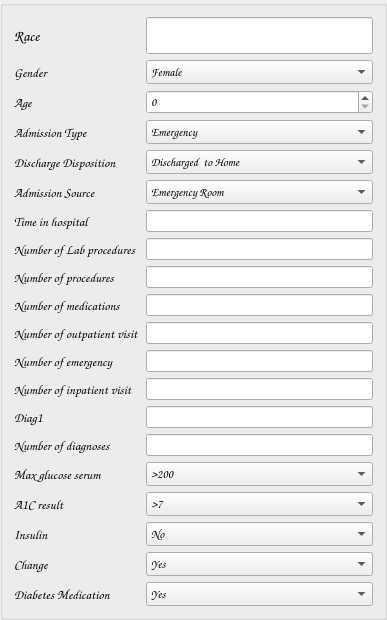
               <widget class="QGroupBox" name="groupBox">
                <property name="font">
                 <font>
                  <family>Comic Sans MS</family>
                  <pointsize>18</pointsize>
                  <weight>75</weight>
                  <italic>true</italic>
                  <bold>true</bold>
                 </font>
                </property>
                <property name="autoFillBackground">
                 <bool>false</bool>
                </property>
                <property name="styleSheet">
                 <string notr="true">color:rgb(255, 0, 127);</string>
                </property>
                <property name="title">
                 <string/>
                </property>
                <property name="alignment">
                 <set>Qt::AlignCenter</set>
                </property>
                <property name="flat">
                 <bool>false</bool>
                </property>
                <layout class="QGridLayout" name="gridLayout_4">
                 <item row="0" column="1">
                  <widget class="QLineEdit" name="lineEdit_race">
                   <property name="font">
                    <font>
                     <pointsize>19</pointsize>
                    </font>
                   </property>
                   <property name="styleSheet">
                    <string notr="true"/>
                   </property>
                   <property name="text">
                    <string/>
                   </property>
                   <property name="cursorMoveStyle">
                    <enum>Qt::LogicalMoveStyle</enum>
                   </property>
                  </widget>
                 </item>
                 <item row="1" column="0">
                  <widget class="QLabel" name="label_25">
                   <property name="font">
                    <font>
                     <family>Comic Sans MS</family>
                     <pointsize>10</pointsize>
                    </font>
                   </property>
                   <property name="styleSheet">
                    <string notr="true">color:black;</string>
                   </property>
                   <property name="text">
                    <string>Gender</string>
                   </property>
                  </widget>
                 </item>
                 <item row="0" column="0">
                  <widget class="QLabel" name="label_24">
                   <property name="font">
                    <font>
                     <family>Comic Sans MS</family>
                     <pointsize>11</pointsize>
                    </font>
                   </property>
                   <property name="styleSheet">
                    <string notr="true">color:black;</string>
                   </property>
                   <property name="text">
                    <string>Race</string>
                   </property>
                  </widget>
                 </item>
                 <item row="1" column="1">
                  <widget class="QComboBox" name="comboBox_gender">
                   <property name="font">
                    <font>
                     <family>Comic Sans MS</family>
                     <pointsize>9</pointsize>
                    </font>
                   </property>
                   <property name="styleSheet">
                    <string notr="true">color:black;
</string>
                   </property>
                   <property name="sizeAdjustPolicy">
                    <enum>QComboBox::AdjustToContents</enum>
                   </property>
                   <item>
                    <property name="text">
                     <string>Female</string>
                    </property>
                   </item>
                   <item>
                    <property name="text">
                     <string>Male</string>
                    </property>
                   </item>
                  </widget>
                 </item>
                 <item row="2" column="0">
                  <widget class="QLabel" name="label_26">
                   <property name="font">
                    <font>
                     <family>Comic Sans MS</family>
                     <pointsize>10</pointsize>
                    </font>
                   </property>
                   <property name="styleSheet">
                    <string notr="true">color:black;</string>
                   </property>
                   <property name="text">
                    <string>Age</string>
                   </property>
                  </widget>
                 </item>
                 <item row="3" column="0">
                  <widget class="QLabel" name="label_27">
                   <property name="font">
                    <font>
                     <family>Comic Sans MS</family>
                     <pointsize>10</pointsize>
                    </font>
                   </property>
                   <property name="styleSheet">
                    <string notr="true">color:black;</string>
                   </property>
                   <property name="text">
                    <string>Admission Type</string>
                   </property>
                  </widget>
                 </item>
                 <item row="3" column="1">
                  <widget class="QComboBox" name="comboBox_admissionType">
                   <property name="font">
                    <font>
                     <family>Comic Sans MS</family>
                     <pointsize>9</pointsize>
                    </font>
                   </property>
                   <property name="styleSheet">
                    <string notr="true">color:black;</string>
                   </property>
                   <item>
                    <property name="text">
                     <string>Emergency</string>
                    </property>
                   </item>
                   <item>
                    <property name="text">
                     <string>Urgent</string>
                    </property>
                   </item>
                   <item>
                    <property name="text">
                     <string>Elective</string>
                    </property>
                   </item>
                   <item>
                    <property name="text">
                     <string>Newborn</string>
                    </property>
                   </item>
                   <item>
                    <property name="text">
                     <string>Not Available</string>
                    </property>
                   </item>
                   <item>
                    <property name="text">
                     <string>Trauma Center</string>
                    </property>
                   </item>
                   <item>
                    <property name="text">
                     <string>Not Mapped</string>
                    </property>
                   </item>
                  </widget>
                 </item>
                 <item row="4" column="0">
                  <widget class="QLabel" name="label_28">
                   <property name="font">
                    <font>
                     <family>Comic Sans MS</family>
                     <pointsize>10</pointsize>
                    </font>
                   </property>
                   <property name="styleSheet">
                    <string notr="true">color:black;</string>
                   </property>
                   <property name="text">
                    <string>Discharge Disposition</string>
                   </property>
                  </widget>
                 </item>
                 <item row="4" column="1">
                  <widget class="QComboBox" name="comboBox_discharge">
                   <property name="font">
                    <font>
                     <family>Comic Sans MS</family>
                     <pointsize>9</pointsize>
                    </font>
                   </property>
                   <property name="styleSheet">
                    <string notr="true">color:black

</string>
                   </property>
                   <item>
                    <property name="text">
                     <string>Discharged  to Home</string>
                    </property>
                   </item>
                   <item>
                    <property name="text">
                     <string>Discharged to Other</string>
                    </property>
                   </item>
                  </widget>
                 </item>
                 <item row="5" column="0">
                  <widget class="QLabel" name="label_29">
                   <property name="font">
                    <font>
                     <family>Comic Sans MS</family>
                     <pointsize>10</pointsize>
                    </font>
                   </property>
                   <property name="styleSheet">
                    <string notr="true">color:black;</string>
                   </property>
                   <property name="text">
                    <string>Admission Source</string>
                   </property>
                  </widget>
                 </item>
                 <item row="2" column="1">
                  <widget class="QSpinBox" name="spinBox_age">
                   <property name="font">
                    <font>
                     <family>Comic Sans MS</family>
                     <pointsize>9</pointsize>
                    </font>
                   </property>
                   <property name="styleSheet">
                    <string notr="true">
color:black;</string>
                   </property>
                  </widget>
                 </item>
                 <item row="5" column="1">
                  <widget class="QComboBox" name="comboBox_admissionSource">
                   <property name="font">
                    <font>
                     <family>Comic Sans MS</family>
                     <pointsize>9</pointsize>
                    </font>
                   </property>
                   <property name="styleSheet">
                    <string notr="true">color:black;</string>
                   </property>
                   <item>
                    <property name="text">
                     <string>Emergency Room</string>
                    </property>
                   </item>
                   <item>
                    <property name="text">
                     <string>Physician/Clinic Referral </string>
                    </property>
                   </item>
                   <item>
                    <property name="text">
                     <string>Other Source</string>
                    </property>
                   </item>
                  </widget>
                 </item>
                 <item row="7" column="1">
                  <widget class="QLineEdit" name="lineEdit_numLab"/>
                 </item>
                 <item row="11" column="0">
                  <widget class="QLabel" name="label_35">
                   <property name="font">
                    <font>
                     <family>Comic Sans MS</family>
                     <pointsize>10</pointsize>
                    </font>
                   </property>
                   <property name="styleSheet">
                    <string notr="true">color:black;</string>
                   </property>
                   <property name="text">
                    <string>Number of emergency</string>
                   </property>
                  </widget>
                 </item>
                 <item row="9" column="1">
                  <widget class="QLineEdit" name="lineEdit_numMed"/>
                 </item>
                 <item row="7" column="0">
                  <widget class="QLabel" name="label_31">
                   <property name="font">
                    <font>
                     <family>Comic Sans MS</family>
                     <pointsize>10</pointsize>
                    </font>
                   </property>
                   <property name="styleSheet">
                    <string notr="true">color:black;</string>
                   </property>
                   <property name="text">
                    <string>Number of Lab procedures</string>
                   </property>
                  </widget>
                 </item>
                 <item row="9" column="0">
                  <widget class="QLabel" name="label_33">
                   <property name="font">
                    <font>
                     <family>Comic Sans MS</family>
                     <pointsize>10</pointsize>
                    </font>
                   </property>
                   <property name="styleSheet">
                    <string notr="true">color:black;</string>
                   </property>
                   <property name="text">
                    <string>Number of medications</string>
                   </property>
                  </widget>
                 </item>
                 <item row="10" column="1">
                  <widget class="QLineEdit" name="lineEdit_numOut"/>
                 </item>
                 <item row="12" column="0">
                  <widget class="QLabel" name="label_36">
                   <property name="font">
                    <font>
                     <family>Comic Sans MS</family>
                     <pointsize>10</pointsize>
                    </font>
                   </property>
                   <property name="styleSheet">
                    <string notr="true">color:black;</string>
                   </property>
                   <property name="text">
                    <string>Number of inpatient visit</string>
                   </property>
                  </widget>
                 </item>
                 <item row="6" column="0">
                  <widget class="QLabel" name="label_30">
                   <property name="font">
                    <font>
                     <family>Comic Sans MS</family>
                     <pointsize>10</pointsize>
                    </font>
                   </property>
                   <property name="styleSheet">
                    <string notr="true">color:black;</string>
                   </property>
                   <property name="text">
                    <string>Time in hospital</string>
                   </property>
                  </widget>
                 </item>
                 <item row="6" column="1">
                  <widget class="QLineEdit" name="lineEdit_timeHospital"/>
                 </item>
                 <item row="8" column="0">
                  <widget class="QLabel" name="label_32">
                   <property name="font">
                    <font>
                     <family>Comic Sans MS</family>
                     <pointsize>10</pointsize>
                    </font>
                   </property>
                   <property name="styleSheet">
                    <string notr="true">color:black;</string>
                   </property>
                   <property name="text">
                    <string>Number of procedures</string>
                   </property>
                  </widget>
                 </item>
                 <item row="8" column="1">
                  <widget class="QLineEdit" name="lineEdit_numPro"/>
                 </item>
                 <item row="10" column="0">
                  <widget class="QLabel" name="label_34">
                   <property name="font">
                    <font>
                     <family>Comic Sans MS</family>
                     <pointsize>10</pointsize>
                    </font>
                   </property>
                   <property name="styleSheet">
                    <string notr="true">color:black;</string>
                   </property>
                   <property name="text">
                    <string>Number of outpatient visit</string>
                   </property>
                  </widget>
                 </item>
                 <item row="12" column="1">
                  <widget class="QLineEdit" name="lineEdit_numIn"/>
                 </item>
                 <item row="11" column="1">
                  <widget class="QLineEdit" name="lineEdit_numEmer"/>
                 </item>
                 <item row="18" column="0">
                  <widget class="QLabel" name="label_42">
                   <property name="font">
                    <font>
                     <family>Comic Sans MS</family>
                     <pointsize>10</pointsize>
                    </font>
                   </property>
                   <property name="styleSheet">
                    <string notr="true">color:black;</string>
                   </property>
                   <property name="text">
                    <string>Change</string>
                   </property>
                  </widget>
                 </item>
                 <item row="13" column="1">
                  <widget class="QLineEdit" name="lineEdit_diag1"/>
                 </item>
                 <item row="17" column="0">
                  <widget class="QLabel" name="label_41">
                   <property name="font">
                    <font>
                     <family>Comic Sans MS</family>
                     <pointsize>10</pointsize>
                    </font>
                   </property>
                   <property name="styleSheet">
                    <string notr="true">color:black;</string>
                   </property>
                   <property name="text">
                    <string>Insulin</string>
                   </property>
                  </widget>
                 </item>
                 <item row="17" column="1">
                  <widget class="QComboBox" name="comboBox_insulin">
                   <property name="font">
                    <font>
                     <family>Comic Sans MS</family>
                     <pointsize>9</pointsize>
                    </font>
                   </property>
                   <property name="styleSheet">
                    <string notr="true">color:black;
</string>
                   </property>
                   <item>
                    <property name="text">
                     <string>No</string>
                    </property>
                   </item>
                   <item>
                    <property name="text">
                     <string>Up</string>
                    </property>
                   </item>
                   <item>
                    <property name="text">
                     <string>Steady</string>
                    </property>
                   </item>
                   <item>
                    <property name="text">
                     <string>Down</string>
                    </property>
                   </item>
                  </widget>
                 </item>
                 <item row="14" column="0">
                  <widget class="QLabel" name="label_38">
                   <property name="font">
                    <font>
                     <family>Comic Sans MS</family>
                     <pointsize>10</pointsize>
                    </font>
                   </property>
                   <property name="styleSheet">
                    <string notr="true">color:black;</string>
                   </property>
                   <property name="text">
                    <string>Number of diagnoses</string>
                   </property>
                  </widget>
                 </item>
                 <item row="15" column="1">
                  <widget class="QComboBox" name="comboBox_maxGlu">
                   <property name="font">
                    <font>
                     <family>Comic Sans MS</family>
                     <pointsize>9</pointsize>
                    </font>
                   </property>
                   <property name="styleSheet">
                    <string notr="true">color:black;</string>
                   </property>
                   <item>
                    <property name="text">
                     <string>&gt;200</string>
                    </property>
                   </item>
                   <item>
                    <property name="text">
                     <string>&gt;300</string>
                    </property>
                   </item>
                   <item>
                    <property name="text">
                     <string>None</string>
                    </property>
                   </item>
                   <item>
                    <property name="text">
                     <string>Normal</string>
                    </property>
                   </item>
                  </widget>
                 </item>
                 <item row="16" column="1">
                  <widget class="QComboBox" name="comboBox_a1c">
                   <property name="font">
                    <font>
                     <family>Comic Sans MS</family>
                     <pointsize>9</pointsize>
                    </font>
                   </property>
                   <property name="styleSheet">
                    <string notr="true">color:black;</string>
                   </property>
                   <item>
                    <property name="text">
                     <string>&gt;7</string>
                    </property>
                   </item>
                   <item>
                    <property name="text">
                     <string>&gt;8</string>
                    </property>
                   </item>
                   <item>
                    <property name="text">
                     <string>None</string>
                    </property>
                   </item>
                   <item>
                    <property name="text">
                     <string>Normal</string>
                    </property>
                   </item>
                  </widget>
                 </item>
                 <item row="15" column="0">
                  <widget class="QLabel" name="label_39">
                   <property name="font">
                    <font>
                     <family>Comic Sans MS</family>
                     <pointsize>10</pointsize>
                    </font>
                   </property>
                   <property name="styleSheet">
                    <string notr="true">color:black;</string>
                   </property>
                   <property name="text">
                    <string>Max glucose serum</string>
                   </property>
                  </widget>
                 </item>
                 <item row="13" column="0">
                  <widget class="QLabel" name="label_37">
                   <property name="font">
                    <font>
                     <family>Comic Sans MS</family>
                     <pointsize>10</pointsize>
                    </font>
                   </property>
                   <property name="styleSheet">
                    <string notr="true">color:black;</string>
                   </property>
                   <property name="text">
                    <string>Diag1</string>
                   </property>
                  </widget>
                 </item>
                 <item row="19" column="0">
                  <widget class="QLabel" name="label_43">
                   <property name="font">
                    <font>
                     <family>Comic Sans MS</family>
                     <pointsize>10</pointsize>
                    </font>
                   </property>
                   <property name="styleSheet">
                    <string notr="true">color:black;</string>
                   </property>
                   <property name="text">
                    <string>Diabetes Medication</string>
                   </property>
                  </widget>
                 </item>
                 <item row="14" column="1">
                  <widget class="QLineEdit" name="lineEdit_numDiag"/>
                 </item>
                 <item row="16" column="0">
                  <widget class="QLabel" name="label_40">
                   <property name="font">
                    <font>
                     <family>Comic Sans MS</family>
                     <pointsize>10</pointsize>
                    </font>
                   </property>
                   <property name="styleSheet">
                    <string notr="true">color:black;</string>
                   </property>
                   <property name="text">
                    <string>A1C result</string>
                   </property>
                  </widget>
                 </item>
                 <item row="18" column="1">
                  <widget class="QComboBox" name="comboBox_change">
                   <property name="font">
                    <font>
                     <family>Comic Sans MS</family>
                     <pointsize>9</pointsize>
                    </font>
                   </property>
                   <property name="styleSheet">
                    <string notr="true">color:back;</string>
                   </property>
                   <item>
                    <property name="text">
                     <string>Yes</string>
                    </property>
                   </item>
                   <item>
                    <property name="text">
                     <string>No</string>
                    </property>
                   </item>
                  </widget>
                 </item>
                 <item row="19" column="1">
                  <widget class="QComboBox" name="comboBox_diabetesMed">
                   <property name="font">
                    <font>
                     <family>Comic Sans MS</family>
                     <pointsize>9</pointsize>
                    </font>
                   </property>
                   <property name="styleSheet">
                    <string notr="true">color:black;</string>
                   </property>
                   <item>
                    <property name="text">
                     <string>Yes</string>
                    </property>
                   </item>
                   <item>
                    <property name="text">
                     <string>No</string>
                    </property>
                   </item>
                  </widget>
                 </item>
                </layout>
               </widget>
